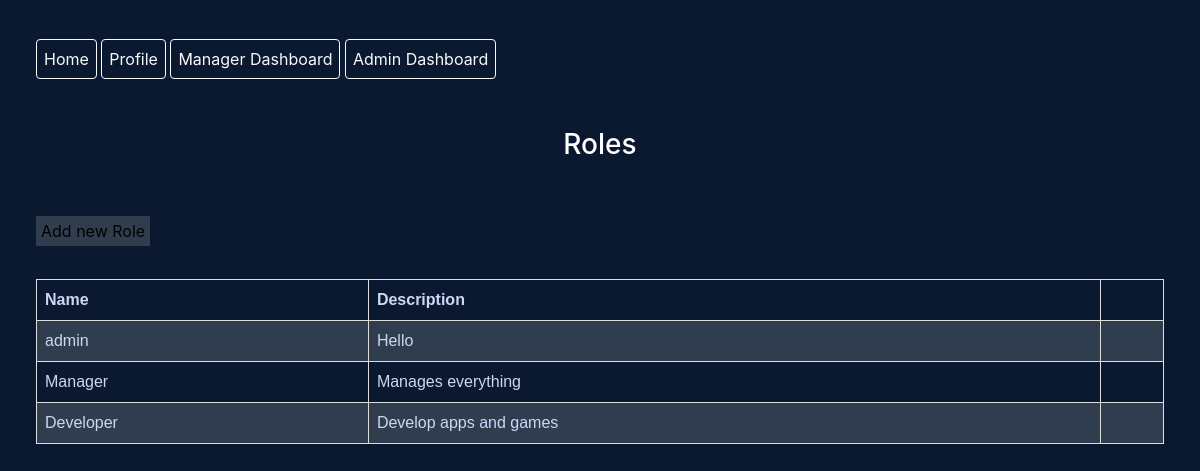
The app's page /ad/rolelist (signed in) with its own data.
### core/models.py (models this page shows, shortened)
class Role(models.Model):
	name = models.CharField(max_length=60)
	description = models.CharField(max_length=264)

### assignment/views.py (the view)
# urls.py: path('rolelist', RolesListView.as_view(), name='rolelist'),
class RolesListView(AdminRequiredMixin, ListView):
	model = Role
	context_object_name = 'roles'
	template_name = "assignment/roles_list.html"

### assignment/views.py (called while the page is built)
    def dispatch(self, request, *args, **kwargs):
        usr = request.user
        if usr.is_authenticated and usr.is_superuser:
            pass
        else:
            return redirect('core:index')
        return super().dispatch(request, *args, **kwargs)

### core/context_processors.py (called while the page is built)
def check_authorization(request):
	if request.user.is_superuser:
		user_is_admin = True
	else:
		user_is_admin = False
	if request.user.is_authenticated:
		user_is_authenticated = True
		jobinfo = EmployeeJobInfo.objects.filter(user = request.user)[0]
		if jobinfo and jobinfo.isManager == True:
			user_is_manager = True
		else:
			user_is_manager = False
	else:
		user_is_authenticated = False
		user_is_manager = False
	return {
		'user_is_authenticated' : user_is_authenticated,
		'user_is_admin': user_is_admin,
		'user_is_manager' : user_is_manager,
	}

### assignment/templates/assignment/roles_list.html
{% extends 'core/base.html' %}
{% block content %}
	<h3>Roles</h3>
	<br>
	<a class='add-dept' href="{% url 'createMode:create-role' %}">
		Add new Role
	</a>
	<table>
		<tr>
			<th>Name</th>
			<th>Description</th>
			<th></th>
		</tr>
			{% for role in roles %}
				<tr>
			    	<td>
			    		{{ role.name }}
			    	</td>
			    	<td> {{ role.description }}</td>
			    	<td>
			    	</td>
			    </tr>
			{% endfor %}
	</table>
{% endblock %}

### core/static/core/style.css (style rules this page uses)
html, body { background-color: #0a192f; color: rgb(204, 214, 246); }
h1, h2, h3, h4, h5 { color: white; }
h3 { padding: 25px 0px; }
table { width: 350px; padding: 15px 100px; }

### assignment/static/assignment/style.css (style rules this page uses)
table { font-family: arial, sans-serif; border-collapse: collapse; width: 94%; margin-left: 3%; margin-top: 3% }
td, th { border: 1px solid #dddddd; text-align: left; padding: 8px; }
tr:nth-child(even) { background-color: #dddddd2e; }
a { color: black; text-decoration: none; }
h1,h3 { text-align: center; }
.add-dept { color: black; background-color: #303d4f; margin-left: 3%; padding: 5px; }

### records on screen
Role: name "admin", description "Hello"
Role: name "Manager", description "Manages everything"
Role: name "Developer", description "Develop apps and games"
